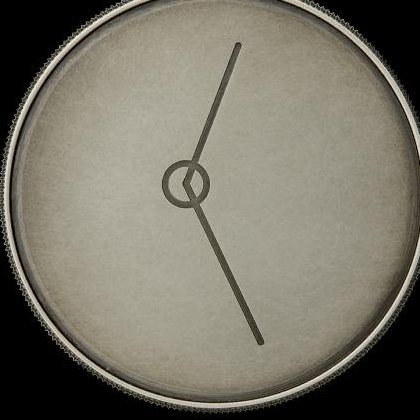
#> input picture theres-treasure-inside/assets/coin_front.jpg, 420 x 420 px
$ python coin_angle2.py
#> lines starting #> are read from the running program, lines starting #| are printed output that depends on the picture; after the words box and inside, x2 and y2 are one past the last pixel; in counts of white or black regions, pixels touching at a corner belong together
"""Robust fit of the two straight marks on the commemorative coin (crop assets/coin_front.jpg, 420x420)."""
import numpy as np, cv2, math
im = cv2.imread('../assets/coin_front.jpg', cv2.IMREAD_GRAYSCALE).astype(np.float32)
#> im: shape (420, 420) float32; min 0, max 255, mean 115.1
bg = cv2.medianBlur(im.astype(np.uint8), 31).astype(np.float32)
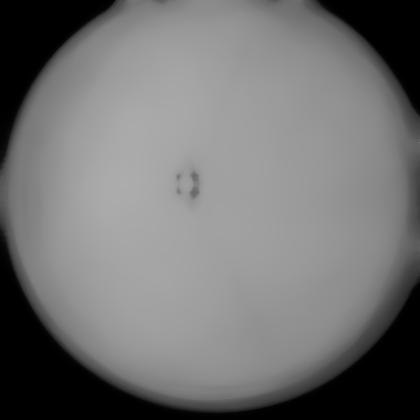
#> bg: shape (420, 420) float32; min 0, max 172, mean 114.5
diff = bg - im                       # positive where darker than local background
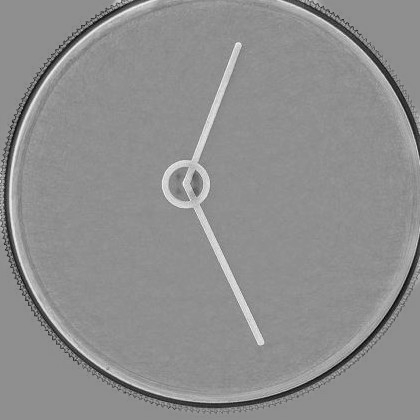
#> diff: shape (420, 420) float32; min -177, max 137, mean -0.6; drawn with min black and max white
H, W = im.shape
#> H = 420; W = 420
Y, X = np.mgrid[0:H, 0:W]
# coin face mask: inside radius ~175 of approx centre (210,210)
face = np.hypot(X - 210, Y - 205) < 178
mask = (diff > 25) & face
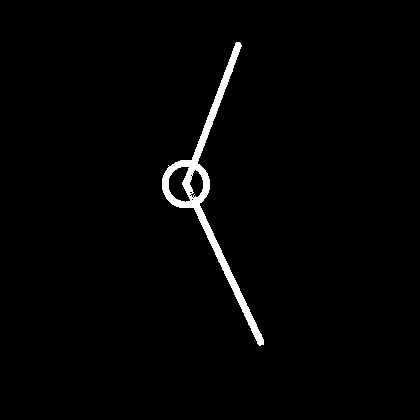
#> mask: shape (420, 420) bool; 1.8% white; 1 white region, box (x1, y1, x2, y2) and area: (162, 42, 264, 346) 3122
ys, xs = np.nonzero(mask)
#> ys = 3122 values from 42 to 345; xs = 3122 values, max 263 at index 3084, min 162 at index 1321, mean 209.8
print('dark pixels', len(xs))
#| dark pixels 3122
pts = np.stack([xs, ys], 1).astype(float)
#> pts = 3122 pairs, first value 162 to 263, second value 42 to 345
rng = np.random.default_rng(1)
def ransac(P, iters=4000, tol=2.5):
    best = None
    for _ in range(iters):
        a, b = P[rng.choice(len(P), 2, replace=False)]
        d = b - a; n = np.hypot(*d)
        if n < 40: continue
        d /= n; nrm = np.array([-d[1], d[0]])
        dist = np.abs((P - a) @ nrm)
        inl = dist < tol
        if best is None or inl.sum() > best.sum(): best = inl
    Q = P[best]; mu = Q.mean(0); _, _, vt = np.linalg.svd(Q - mu); d = vt[0]
    return mu, d, best
lines = []
P = pts.copy()
#> P has the same summary as pts
for k in range(2):
    mu, d, inl = ransac(P)
    Q = P[inl]
    # orient from the inner end to the tip (tip = far end from the hub circle ~ (197,203))
    proj = (Q - mu) @ d
    e1, e2 = mu + d * proj.min(), mu + d * proj.max()
    hub = np.array([197.3, 203.3])
    if np.hypot(*(e1 - hub)) > np.hypot(*(e2 - hub)): e1, e2 = e2, e1
    dd = (e2 - e1) / np.hypot(*(e2 - e1))
    bearing = math.degrees(math.atan2(dd[0], -dd[1])) % 360
    resid = np.abs((Q - mu) @ np.array([-d[1], d[0]]))
    print(f'line {k}: inliers {inl.sum()}, inner end {e1.round(1)}, tip {e2.round(1)}, bearing {bearing:.2f}, rms {np.sqrt((resid**2).mean()):.2f}px')
    lines.append((mu, dd, e1, e2, bearing))
    # remove this line's pixels (wider band) and continue
    far = np.abs((P - mu) @ np.array([-d[1], d[0]])) > 6
    P = P[far]
#> this loop made 2 passes
#> (mu, vt in ransac, e1, e2, dd, bearing) on pass 2: ([212.7, 113], [[-0.342, 0.94], [0.94, 0.342]], [178.6, 206.8], [238.6, 41.85], [0.342, -0.94], 19.99)
#> (mu, vt in ransac, e1, e2, bearing) on pass 1: ([221.7, 258.6], [[0.424, 0.906], [0.906, -0.424]], [176.2, 161.4], [261.9, 344.5], 154.9)
#| line 0: inliers 942, inner end [176.2 161.4], tip [261.9 344.5], bearing 154.91, rms 1.45px
#| line 1: inliers 750, inner end [178.6 206.8], tip [238.6  41.9], bearing 19.99, rms 1.45px
#> after the loop, P = 564 pairs, first value 162 to 209, second value 160 to 207; lines = [([221.7, 258.6], [0.424, 0.906], [176.2, 161.4], [261.9, 344.5], 154.9), ([212.7, 113], [0.342, -0.94], [178.6, 206.8], [238.6, 41.85], 19.99)]
# intersection
(m1, d1, *_), (m2, d2, *_) = lines
#> m1 = [221.7, 258.6]; d1 = [0.424, 0.906]; m2 = [212.7, 113]; d2 = [0.342, -0.94]
A = np.array([d1, -d2]).T; t = np.linalg.solve(A, m2 - m1); vtx = m1 + d1 * t[0]
#> after `A = np.array([d1, -d2]).T`: A = [[0.424, -0.342], [0.906, 0.94]]
#> after `t = np.linalg.solve(A, m2 - m1)`: t = [-82.14, -75.7]
#> after `vtx = m1 + d1 * t[0]`: vtx = [186.8, 184.2]
b = sorted(l[4] for l in lines)
#> b = [19.99, 154.9]
print('vertex', vtx.round(1), 'bearings', [round(x, 2) for x in b], 'angle between', round(b[1] - b[0], 2))
#| vertex [186.8 184.2] bearings [19.99, 154.91] angle between 134.92
np.save('coin_lines.npy', np.array([[*lines[i][2], *lines[i][3], lines[i][4]] for i in range(2)] + [[*vtx, 0, 0, 0]]))
